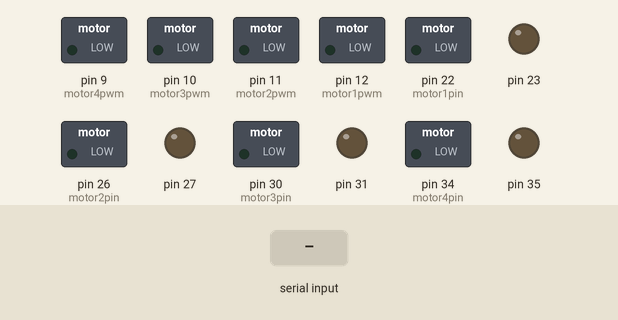
Recording of a sketch running on a simulated Arduino Mega 2560, built with avr-gcc and run on an emulated ATmega2560. Parts: switched loads named in the sketch (green lamp = pin HIGH), output pins drawn as LEDs (lit = HIGH). The inputs (shaded band) are chosen by the test bench.

Above: at 1.2 s.
1.3 s: byte 0 (0) received over Serial
At 1.9 s:
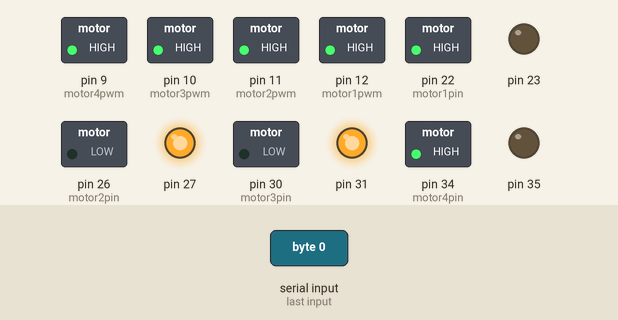
2.8 s: byte 1 (1) received over Serial
At 4.2 s:
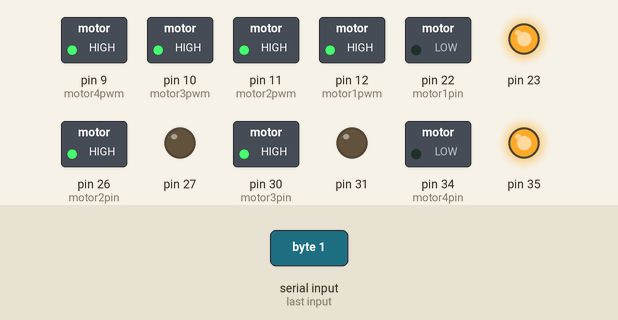
Timing chart, 0 to 5.8 s (numbered marks = the images above; inputs shaded):
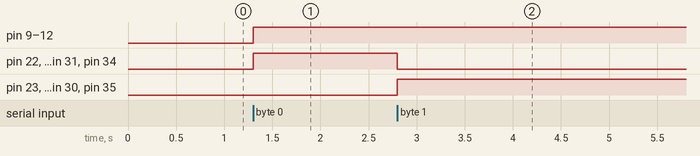

Measured:
- after the input at 1.3 s, pin 9 (motor4pwm), pin 10 (motor3pwm), pin 11 (motor2pwm), pin 12 (motor1pwm), pin 22 (motor1pin), pin 27, pin 31, pin 34 (motor4pin): LOW → HIGH at once
- after the input at 2.8 s, pin 22 (motor1pin), pin 27, pin 31, pin 34 (motor4pin): HIGH → LOW at once; pin 23, pin 26 (motor2pin), pin 30 (motor3pin), pin 35: LOW → HIGH at once

The sketch:

test2.ino
```cpp
#define motor1pin 22
#define motor1pwm 12
#define motor2pin 26
#define motor2pwm 11
#define motor3pin 30
#define motor3pwm 10
#define motor4pin 34
#define motor4pwm 9
//#define armpin 38
//#define armpwm 8
void motor(char pin, char pwmpin, char states, int val) //参数pin是输入的高低电平的IO口,in1=pin in2=pin+1，pwmpin表示输入的PWM波形的IO口，state指电机状态(正转或反转)，val是调速值大小0-255
{
  pinMode(pin, OUTPUT);
  if (states == 1)                          //当state为1时正转
  {
    analogWrite(pwmpin, val);
    digitalWrite(pin, 1);
    digitalWrite(pin + 1, 0);
  }
  else if (states == 2)                  //当state为2时反转
  {
    analogWrite(pwmpin, val);
    digitalWrite(pin, 0);
    digitalWrite(pin + 1, 1);
  }
  else if (states == 0)                  //当state为0时停止
  {
    analogWrite(pwmpin, 0);
    digitalWrite(pin, 0);
    digitalWrite(pin + 1, 0);
  }
  else if (states == 3)                  //当state为3时刹车
  {
    digitalWrite(pin, 0);
    digitalWrite(pin + 1, 0);
  }
}
void setup() {
  // put your setup code here, to run once:
  pinMode(motor1pin, OUTPUT); //PWM
  pinMode(motor1pwm, OUTPUT);
  pinMode(motor1pin + 1, OUTPUT);
  pinMode(motor2pin, OUTPUT); //PWM
  pinMode(motor2pwm, OUTPUT);
  pinMode(motor2pin + 1, OUTPUT);
  pinMode(motor3pin, OUTPUT); //PWM
  pinMode(motor3pwm, OUTPUT);
  pinMode(motor3pin + 1, OUTPUT);
  pinMode(motor4pin, OUTPUT); //PWM
  pinMode(motor4pwm, OUTPUT);
  pinMode(motor4pin + 1, OUTPUT);
  Serial.begin(115200);
}
char ch;
void loop() {
  int val = 255;
  if (Serial.available()) {
    ch = Serial.read();
    if (ch == 0) {
      motor(motor1pin, motor1pwm, 1, val);
      motor(motor2pin, motor2pwm, 2, val);
      motor(motor3pin, motor3pwm, 2, val);
      motor(motor4pin, motor4pwm, 1, val);
      delay(1000);
    }
    if (ch == 1) {
      motor(motor1pin, motor1pwm, 2, val);
      motor(motor2pin, motor2pwm, 1, val);
      motor(motor3pin, motor3pwm, 1, val);
      motor(motor4pin, motor4pwm, 2, val);
      delay(1000);

    }
  }
  // put your main code here, to run repeatedly:

}
```
